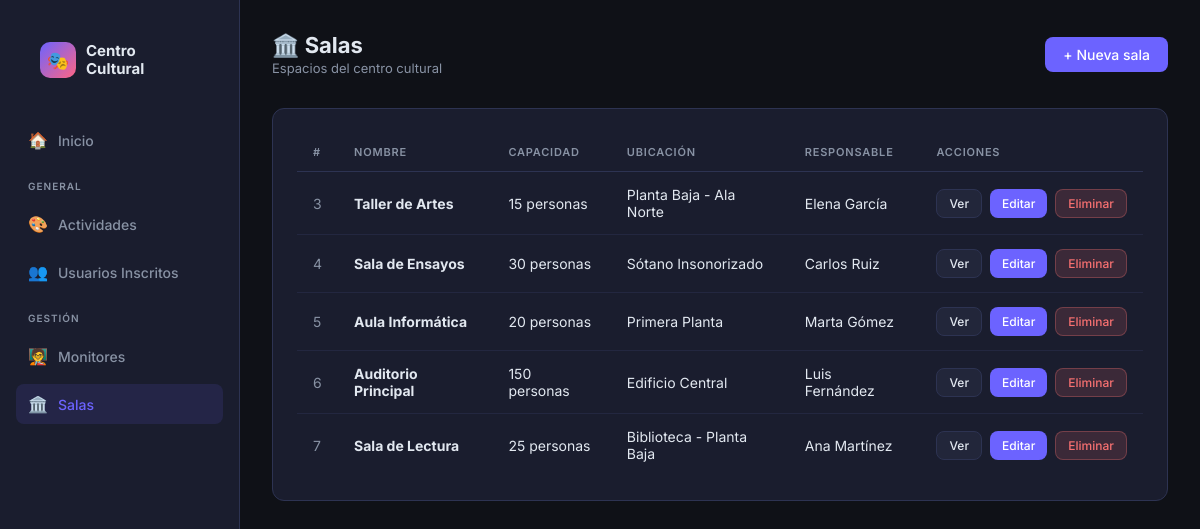
Screenshot of /salas/ with the database file from the repository.
### app_actividades/models.py (models this page shows, shortened)
class Sala(models.Model):
    nombre = models.CharField(max_length=100)
    capacidad = models.IntegerField()
    ubicacion = models.CharField(max_length=100)
    responsable = models.OneToOneField(
        Monitor,
        on_delete=models.SET_NULL,
        null=True,
        blank=True,
        related_name='sala_responsable'
    )

class Monitor(models.Model):
    nombre = models.CharField(max_length=100)
    especializacion = models.CharField(max_length=100)

### app_actividades/views.py (the view)
# urls.py: path('salas/', views.lista_salas, name='lista_salas'),
def lista_salas(request):
    salas = Sala.objects.select_related('responsable').all()
    return render(request, 'app_actividades/salas/lista_salas.html', {'salas': salas})

### templates/app_actividades/salas/lista_salas.html (shortened to what this page needs)
{% extends "app_actividades/base.html" %}
{% block content %}
<div class="topbar">
    <div>
        <h1>🏛️ Salas</h1>
        <p class="breadcrumb">Espacios del centro cultural</p>
    </div>
    <a href="{% url 'nueva_sala' %}" class="btn btn-primary">+ Nueva sala</a>
</div>
<div class="card">
    {% if salas %}
    <div class="table-wrap">
    <table>
        <thead><tr><th>#</th><th>Nombre</th><th>Capacidad</th><th>Ubicación</th><th>Responsable</th><th>Acciones</th></tr></thead>
        <tbody>
            {% for s in salas %}
            <tr>
                <td style="color:var(--text-muted)">{{ s.id }}</td>
                <td><strong>{{ s.nombre }}</strong></td>
                <td>{{ s.capacidad }} personas</td>
                <td>{{ s.ubicacion }}</td>
                <td>{{ s.responsable.nombre|default:"—" }}</td>
                <td>
                    <div class="actions">
                        <a href="{% url 'detalle_sala' s.id %}" class="btn btn-secondary btn-sm">Ver</a>
                        <a href="{% url 'editar_sala' s.id %}" class="btn btn-primary btn-sm">Editar</a>
                        <a href="{% url 'eliminar_sala' s.id %}" class="btn btn-danger btn-sm">Eliminar</a>
                    </div>
                </td>
            </tr>
            {% endfor %}
        </tbody>
    </table>
    </div>
    {% else %}
    <div class="empty">
        <span class="empty-icon">🏛️</span>
        <p>No hay salas registradas.</p>
        <a href="{% url 'nueva_sala' %}" class="btn btn-primary" style="margin-top:16px">Añadir sala</a>
    </div>
    {% endif %}
</div>
{% endblock %}

### templates/app_actividades/base.html (style rules this page uses)
*, *::before, *::after { box-sizing: border-box; margin: 0; padding: 0; }
:root { --bg: #0f1117; --surface: #1a1d2e; --surface2: #22263a; --accent: #6c63ff; --accent2: #ff6584; --text: #e2e8f0; --text-muted: #8892a4; --border: #2d3352; --success: #34d399; --danger: #f87171; --warning: #fbbf24; --radius: 12px; --radius-sm: 8px; }
body { font-family: 'Inter', sans-serif; background: var(--bg); color: var(--text); min-height: 100vh; display: flex; }
.topbar { display: flex; align-items: center; justify-content: space-between; margin-bottom: 32px; }
.topbar h1 { font-size: 22px; font-weight: 700; }
.topbar .breadcrumb { font-size: 13px; color: var(--text-muted); margin-top: 2px; }
.btn { display: inline-flex; align-items: center; gap: 8px; padding: 9px 18px; border-radius: var(--radius-sm); font-size: 14px; font-weight: 500; cursor: pointer; border: none; text-decoration: none; transition: all .2s; }
.btn-primary { background: var(--accent); color: #fff; }
.btn-danger { background: rgba(248,113,113,.15); color: var(--danger); border: 1px solid rgba(248,113,113,.3); }
.btn-secondary { background: var(--surface2); color: var(--text); border: 1px solid var(--border); }
.btn-sm { padding: 6px 12px; font-size: 12px; }
.card { background: var(--surface); border: 1px solid var(--border); border-radius: var(--radius); padding: 24px; transition: border-color .2s; }
.table-wrap { overflow-x: auto; }
table { width: 100%; border-collapse: collapse; }
th { text-align: left; padding: 12px 16px; font-size: 11px; font-weight: 600; letter-spacing: .8px; text-transform: uppercase; color: var(--text-muted); border-bottom: 1px solid var(--border); }
td { padding: 14px 16px; font-size: 14px; border-bottom: 1px solid rgba(45,51,82,.5); }
tr:last-child td { border-bottom: none; }
.actions { display: flex; gap: 8px; }

### rows the page displays
Sala: id "3", nombre "Taller de Artes", capacidad "15", ubicacion "Planta Baja - Ala Norte", responsable.nombre "Elena García"
Sala: id "4", nombre "Sala de Ensayos", capacidad "30", ubicacion "Sótano Insonorizado", responsable.nombre "Carlos Ruiz"
Sala: id "5", nombre "Aula Informática", capacidad "20", ubicacion "Primera Planta", responsable.nombre "Marta Gómez"
Sala: id "6", nombre "Auditorio Principal", capacidad "150", ubicacion "Edificio Central", responsable.nombre "Luis Fernández"
Sala: id "7", nombre "Sala de Lectura", capacidad "25", ubicacion "Biblioteca - Planta Baja", responsable.nombre "Ana Martínez"
